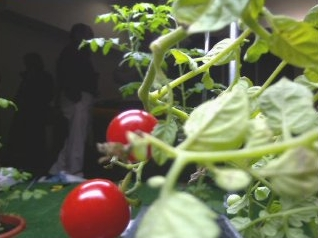
#> input picture Imagens/tomato_124.jpg, 318 x 238 px, found by its file name
$ python exmplo12.py
#> lines starting #> are read from the running program, lines starting #| are printed output that depends on the picture; after the words box and inside, x2 and y2 are one past the last pixel; in counts of white or black regions, pixels touching at a corner belong together
import cv2
import numpy as np
from matplotlib import pyplot as plt

I = cv2.imread('./Imagens/tomato_124.jpg')
#> I is the input picture: shape (238, 318, 3); mean B, G, R 82.4, 112.8, 109.7

plt.figure()
plt.imshow(cv2.cvtColor(I, cv2.COLOR_BGR2RGB))
plt.show()

#segmentação baseada em cor

cor_ref = np.array([32, 32, 166])  # RGB

delta = 20 #tolerância

limiar_superior = cor_ref + delta
limiar_inferior = cor_ref - delta

cv2.inRange(I, limiar_inferior, limiar_superior)

Ibin = cv2.inRange(I, limiar_inferior, limiar_superior)
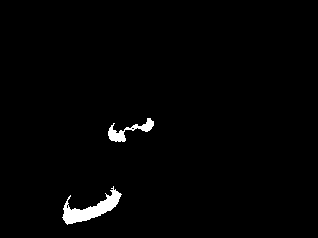
#> Ibin: shape (238, 318); 1.6% white; 2 white regions, box (x1, y1, x2, y2) and area: (62, 186, 122, 225) 821, (108, 118, 154, 142) 364

plt.figure()
plt.imshow(Ibin,cmap='gray')
plt.show()
